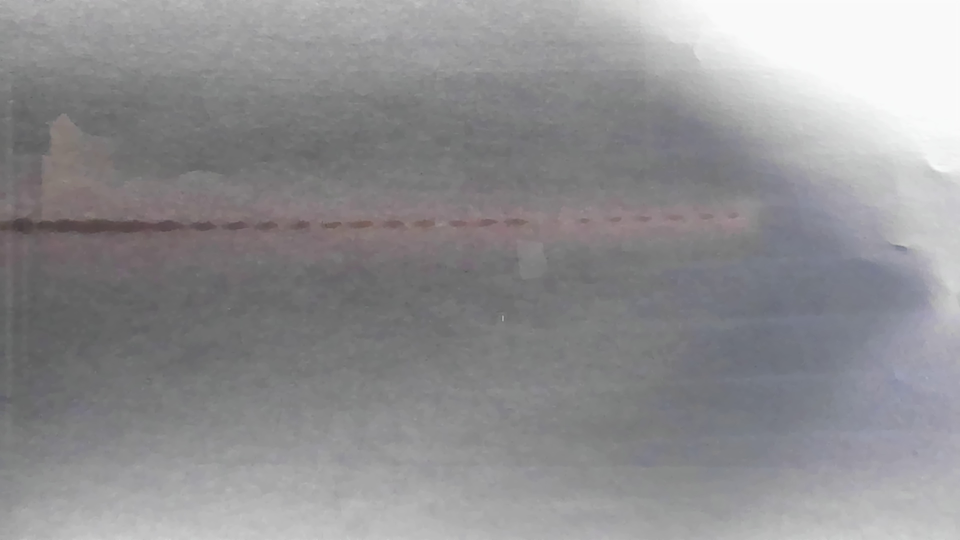
#> input picture captured_frames/2025-05-14_15-46-02/0.jpg, 1920 x 1080 px, given in place of the camera (shown at 1/2 size)
$ python 'getContoursCameraV1.2(cannyedges).py'
#> lines starting #> are read from the running program, lines starting #| are printed output that depends on the picture; after the words box and inside, x2 and y2 are one past the last pixel; in counts of white or black regions, pixels touching at a corner belong together
#> further down, frame is the input picture: shape (1080, 1920, 3); mean B, G, R 145.6, 143.5, 144.3
#> (key Esc is pressed here)
import cv2
import numpy as np

distance_real = 30.0 # Real-world distance in cm (for calibration)

left_bottom = (0, 0)  # Left bottom calibaration point
left_top = (0, 21.0)  # Left top calibration point
right_bottom = (29.7, 0)  # Right bottom calibration point
right_top = (29.7, 21.0)  # Right top calibration point


lower_color = np.array([0, 0, 0])
upper_color = np.array([179, 255, 255])
hsv_tolerance = np.array([8, 60, 30])

pixel_filter = 100 # Minimum pixel area to filter noise
alpha = 0  # Smoothing factor (0.0 = no smoothing, 1.0 = only new frame)

capture = cv2.VideoCapture(4)  # Open the camera (0 for default camera, 1 for external camera)
screen_width, screen_height = 1920, 1080
capture.set(cv2.CAP_PROP_FRAME_WIDTH, screen_width)
capture.set(cv2.CAP_PROP_FRAME_HEIGHT, screen_height)
width = int(capture.get(cv2.CAP_PROP_FRAME_WIDTH))
height = int(capture.get(cv2.CAP_PROP_FRAME_HEIGHT))
cv2.namedWindow("Camera", cv2.WINDOW_NORMAL)
cv2.resizeWindow("Camera", width, height)

smoothed_frame = None  # Initialize smoothed frame
point = None
points = []
state = "measurement"  # State variable: "calibration" or "measurement"

transform_matrix = None  # Initialize the transformation matrix
def nothing(x): pass

cv2.namedWindow("Canny Controls")
cv2.createTrackbar("Low", "Canny Controls", 35, 255, nothing)
cv2.createTrackbar("High", "Canny Controls", 110, 255, nothing)

    # In your loop:
# Mouse callback function to set points during calibration
# [94 lines left out: functions draw_circle, calibration_mode, not called in this run]

# Here measurements are taken based on calibration and the picked color of the tentacle area
def measurement_mode():
    global transform_matrix, points, state, point, lower_color, upper_color

    info_x, info_y = frame.shape[1] - 250, 10
#> info_x = 1670; info_y = 10
    cv2.rectangle(frame, (info_x, info_y), (info_x + 240, info_y + 110), (50, 50, 50), -1)
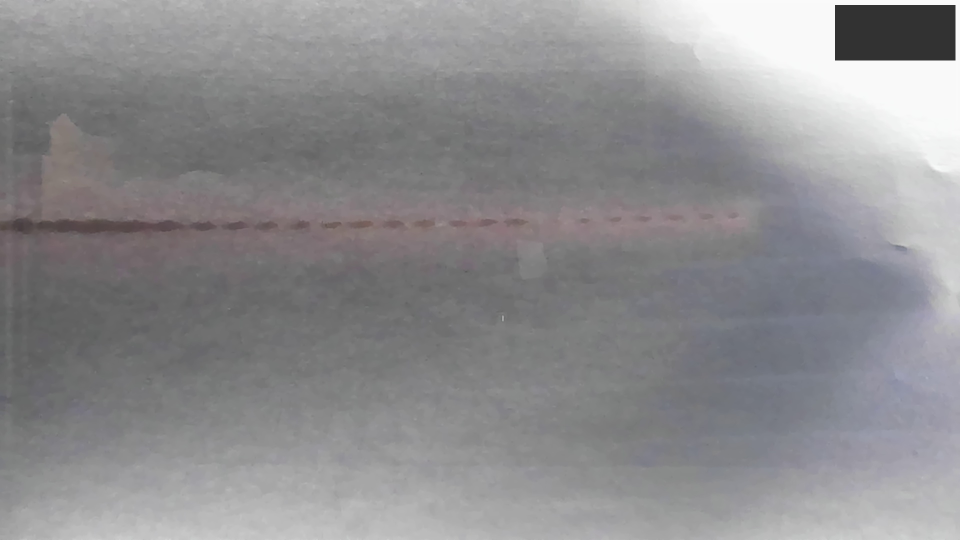
#> frame: shape (1080, 1920, 3) (shown at 1/2 size); 1.29% of pixels changed, all inside (x1, y1, x2, y2) = (1670, 10, 1911, 121)
    cv2.putText(frame, "Measurement Mode:", (info_x + 10, info_y + 20),
                cv2.FONT_HERSHEY_SIMPLEX, 0.5, (255, 255, 255), 1)
#> frame: shape (1080, 1920, 3); 0.02% of pixels changed, all inside (x1, y1, x2, y2) = (1682, 20, 1836, 31)
    cv2.putText(frame, "Left Click: Pick Tentacle Color", (info_x + 10, info_y + 40),
                cv2.FONT_HERSHEY_SIMPLEX, 0.5, (0, 255, 255), 1)
#> frame: shape (1080, 1920, 3); mean B, G, R 143, 141, 141.8
    cv2.putText(frame, "'r': Reset Calibration", (info_x + 10, info_y + 60),
                cv2.FONT_HERSHEY_SIMPLEX, 0.5, (255, 255, 255), 1)
#> frame: shape (1080, 1920, 3); mean B, G, R 143.1, 141.1, 141.8
    cv2.putText(frame, "'ESC': Exit", (info_x + 10, info_y + 80),
                cv2.FONT_HERSHEY_SIMPLEX, 0.5, (255, 255, 255), 1)
#> frame: shape (1080, 1920, 3); mean B, G, R 143.1, 141.1, 141.8
    cv2.putText(frame, f"Camera Calibrated", (10, frame.shape[0] - 10),
                cv2.FONT_HERSHEY_SIMPLEX, 0.5, (0, 255, 0), 1)
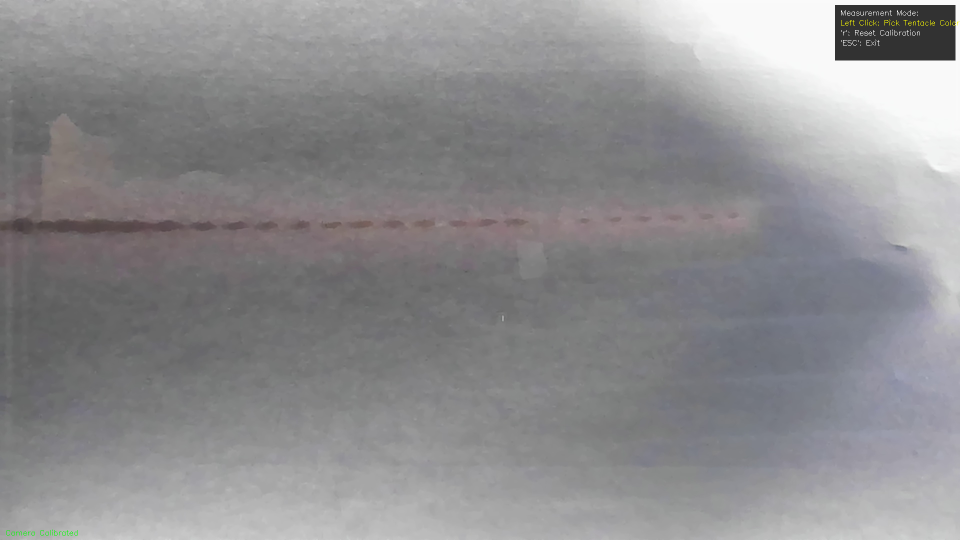
#> frame: shape (1080, 1920, 3) (shown at 1/2 size); mean B, G, R 143, 141.1, 141.8

    gray = cv2.cvtColor(frame, cv2.COLOR_BGR2GRAY)
    #blurred = cv2.GaussianBlur(gray, (5, 5), 0)


    low = cv2.getTrackbarPos("Low", "Canny Controls")
    high = cv2.getTrackbarPos("High", "Canny Controls")
    edges = cv2.Canny(gray, low, high)
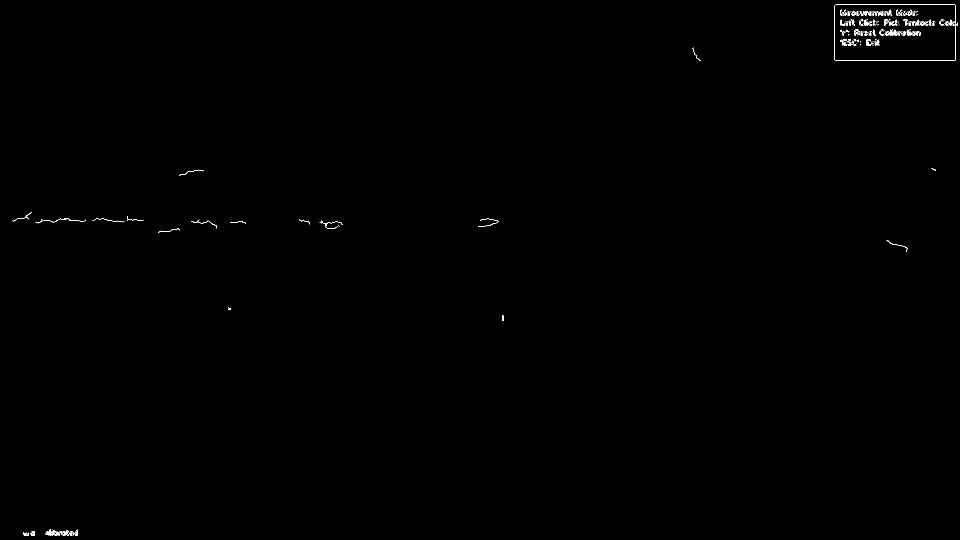
#> edges: shape (1080, 1920) (shown at 1/2 size); 0.2% white in thin lines or dots

    # Optional cleanup
    kernel = cv2.getStructuringElement(cv2.MORPH_RECT, (3, 3))
    edges = cv2.dilate(edges, kernel, iterations=1)
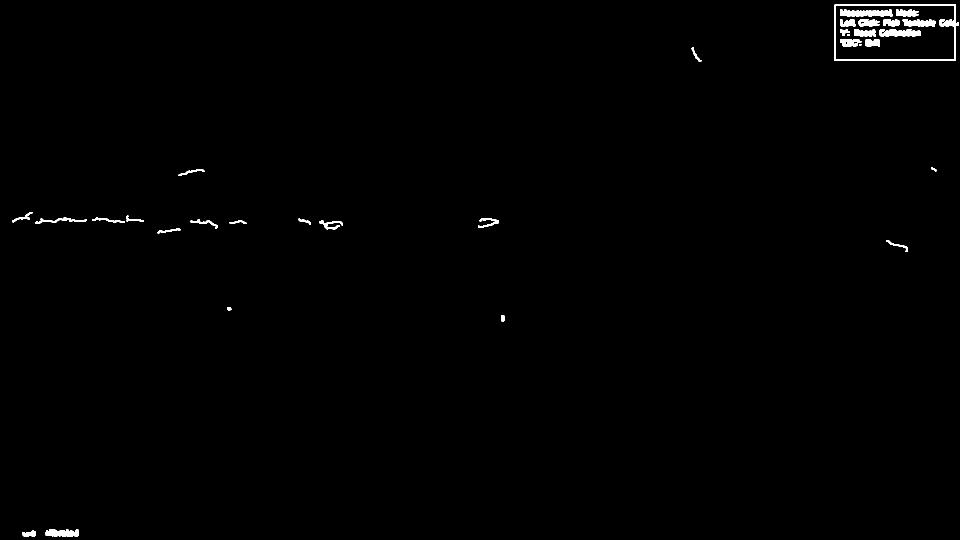
#> edges: shape (1080, 1920) (shown at 1/2 size); 0.61% white; 34 white regions (3 under 20 px), largest, box (x1, y1, x2, y2) and area: (1668, 8, 1917, 122) 2503, (1680, 18, 1785, 33) 1152, (1758, 58, 1842, 73) 983
    edges = cv2.erode(edges, kernel, iterations=1)
#> edges: shape (1080, 1920); 0.31% white; 36 white regions (6 under 20 px)

    contours, _ = cv2.findContours(edges, cv2.RETR_EXTERNAL, cv2.CHAIN_APPROX_SIMPLE)
#> contours = 21 contours, 13 with area under 20; largest, box (x1, y1, x2, y2) and area: (1669, 9, 1916, 121) 26760, (91, 1059, 156, 1072) 460, (61, 1062, 70, 1072) 56, (639, 441, 685, 458) 50, (46, 1065, 58, 1072) 46, (71, 436, 172, 447) 38, (1004, 631, 1008, 642) 29, (382, 439, 434, 457) 28
    total_area_mm2 = 0

    for contour in contours:
        area_px = cv2.contourArea(contour)
        if area_px > pixel_filter:
            contour = contour.astype(np.float32)  # Ensure float
            contour = contour.reshape(-1, 1, 2)   # Reshape for transform
            try:
                transformed_contour = cv2.perspectiveTransform(contour, transform_matrix)
                real_area = cv2.contourArea(transformed_contour)
                total_area_mm2 += real_area
                cv2.drawContours(frame, [contour.astype(np.int32)], -1, (0, 255, 255), 2)
            except Exception as e:
                print("Transform error:", e)
#> this loop made 21 passes
#> (area_px, real_area, total_area_mm2) on passes 4, 21: (459.5, 459.5, 459.5), (26759.5, 26759.5, 27219)
#> area_px on passes 1, 2, 5, 10, 11, 15: 45.5, 56, 29, 49.5, 28, 38
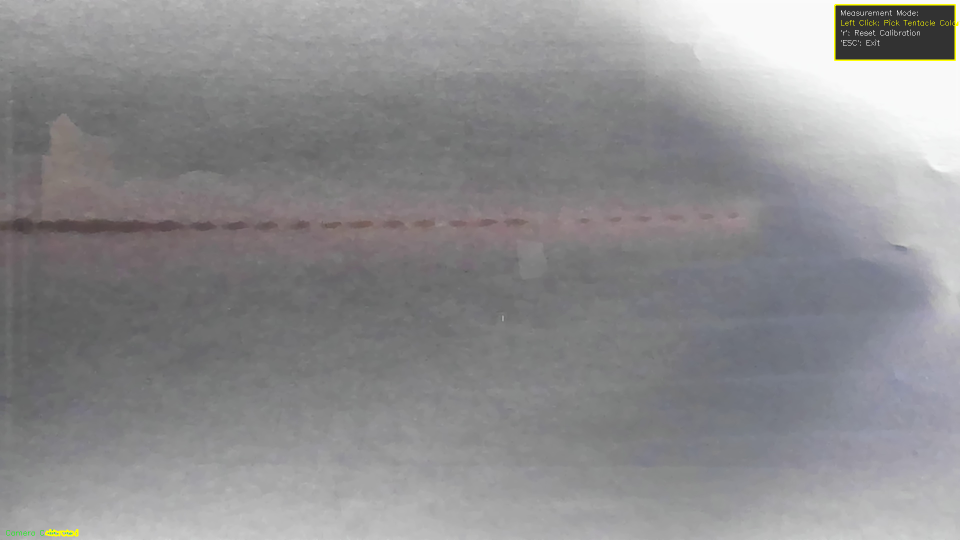
#> frame: shape (1080, 1920, 3) (shown at 1/2 size); 0.13% of pixels changed, all inside (x1, y1, x2, y2) = (90, 8, 1917, 1073)
#> after the loop, total_area_mm2 = 27219

    # Show area
    cv2.putText(frame, f"Contact Area: {total_area_mm2:.2f} mm^2", (10, 30),
                cv2.FONT_HERSHEY_SIMPLEX, 0.6, (0, 255, 255), 2)
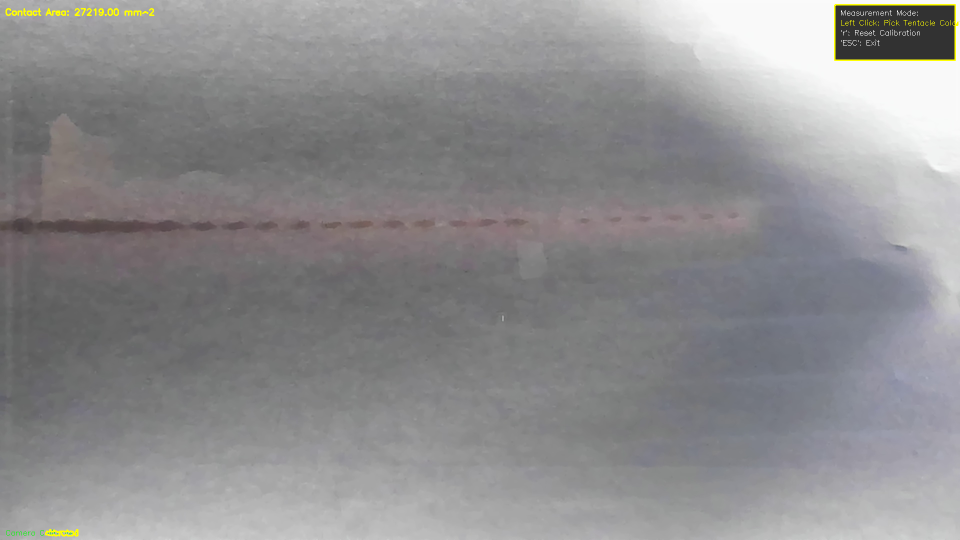
#> frame: shape (1080, 1920, 3) (shown at 1/2 size); 0.09% of pixels changed, all inside (x1, y1, x2, y2) = (11, 16, 309, 32)


    if key == ord('r'):
        points.clear()
        transform_matrix = None
        point = None
        state = "calibration"


while True:
    ret, frame = capture.read()
    if not ret:
        break

    if smoothed_frame is None:
        smoothed_frame = frame.astype(np.float32)
    else:
        smoothed_frame = alpha * frame.astype(np.float32) + (1 - alpha) * smoothed_frame

    frame_smoothed = smoothed_frame.astype(np.uint8)

    cv2.setMouseCallback("Camera", draw_circle, param=frame_smoothed)


    cv2.setMouseCallback("Camera", draw_circle, param=frame)

    key = cv2.waitKey(1)

    if state == "calibration":
        calibration_mode()
    elif state == "measurement" and transform_matrix is None:
        # Transformation matrix is not set, set it to the identity matrix
        transform_matrix = np.eye(3, dtype=np.float32)
        measurement_mode()
    elif state == "measurement" and transform_matrix is not None:
        # If the transformation matrix is set, use it for measurement
        measurement_mode()

    # Display the frame
    cv2.imshow("Camera", frame)

    if key == 27:  # ESC key to exit
        break

capture.release()
cv2.destroyAllWindows()
